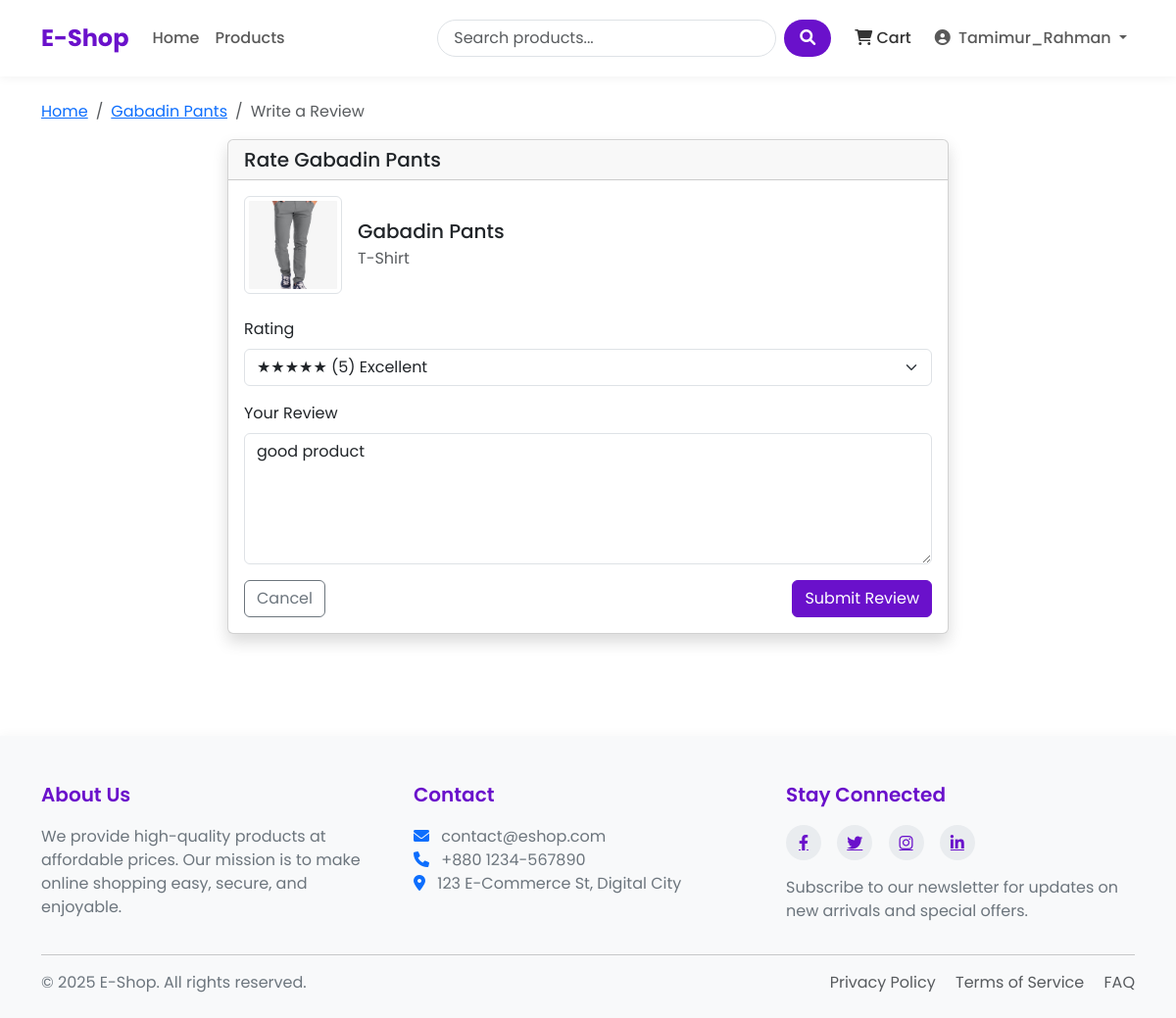
The app's page /rate/2/ (signed in) with its own data.
### shop/models.py (models this page shows, shortened)
class Product(models.Model):
    name = models.CharField(max_length=200)
    slug = models.SlugField(max_length=200,unique=True)
    category = models.ForeignKey(Category,on_delete=models.CASCADE,related_name='products')
    description = models.TextField()
    price = models.DecimalField(max_digits=10,decimal_places=2) #122.23
    stock = models.PositiveBigIntegerField(default=1)
    available = models.BooleanField(default=True)
    created = models.DateTimeField(auto_now_add=True)
    updated = models.DateTimeField(auto_now=True)
    image = models.ImageField(upload_to = 'products/%Y/%m/%d')

class Category(models.Model):
    name = models.CharField(max_length=100)
    slug = models.SlugField(max_length=100,unique=True,null=True,blank=True)
    description = models.TextField(blank=True)
    class Meta:
        verbose_name_plural = 'Categories'

class Rating(models.Model):
    product = models.ForeignKey(Product,on_delete=models.CASCADE, related_name='ratings')#product delete hoiye gele ratin gulo delete hoiye jabe
    user = models.ForeignKey(User,on_delete=models.CASCADE)
    rating = models.PositiveSmallIntegerField(validators = [MinValueValidator(1),MaxValueValidator(5)])
    comment = models.TextField()
    created = models.DateTimeField(auto_now_add=True)
    class Meta:
        unique_together = ('product','user')

### shop/views.py (the view)
# urls.py: path('rate/<int:product_id>/',views.rate_product,name='rate_product')
@login_required
def rate_product(request,product_id):
    product = get_object_or_404(models.Product,id=product_id)
    ordered_items = models.OrderItem.objects.filter(
        order__user = request.user,
        order__paid =True,
        product=product,
    )
    if not ordered_items.exists():
        messages.warning(request,'You can only rate products you have purchased')
        return redirect('shop:product_detail',slug=product.slug)
    try:
        rating = models.Rating.objects.get(product=product,user=request.user)
    except models.Rating.DoesNotExist:
        rating =None
    if request.method=='POST':
        form = RatingForms(request.POST,instance=rating)
        if form.is_valid():
            rating = form.save(commit=False)
            rating.product = product
            rating.user=request.user
            rating.save()
            return redirect('shop:product_detail',slug=product.slug)
    else:
        form = RatingForms(instance=rating)
    return render(request,'shop/rate_product.html',{
        'form':form,
        'product':product,
    })

### shop/forms.py
class RatingForms(forms.ModelForm):
    class Meta:
        model = Rating
        fields = ['rating','comment']
        widgets = {
            'rating':forms.Select(choices=[(i,i) for i in range(1,6)]),
            'comment':forms.Textarea(attrs={'rows':4})
        }

### shop/context_processors.py (called while the page is built)
def cart_items_count(request):
    if request.user.is_authenticated:
        try:
            cart = Cart.objects.get(user=request.user)
            return {'cart_items_count': cart.get_total_items()}
        except Cart.DoesNotExist:
            return {'cart_items_count':0}
    return {'cart_items_count':0}

### shop/models.py (called while the page is built)
    def get_total_items(self):
        qty = self.items.all()
        return sum(qty.quantity for qty in qty)

### templates/shop/rate_product.html (shortened to what this page needs)
{% extends 'base.html' %}
{% block content %}
<nav aria-label="breadcrumb">
    <ol class="breadcrumb">
        <li class="breadcrumb-item"><a href="{% url 'shop:home' %}">Home</a></li>
        <li class="breadcrumb-item"><a href="{% url 'shop:product_detail' product.slug %}">{{ product.name }}</a></li>
        <li class="breadcrumb-item active" aria-current="page">Write a Review</li>
    </ol>
</nav>
<div class="row justify-content-center">
    <div class="col-lg-8">
        <div class="card shadow">
            <div class="card-header">
                <h5 class="mb-0">Rate {{ product.name }}</h5>
            </div>
            <div class="card-body">
                <div class="d-flex align-items-center mb-4">
                    <div class="flex-shrink-0">
                        {% if product.image %}
                        <img src="{{ product.image.url }}" alt="{{ product.name }}"
                             class="img-thumbnail" style="width: 100px; height: 100px; object-fit: cover;">
                        {% else %}
                        <div class="bg-light text-center" style="width: 100px; height: 100px;">
                            <i class="fas fa-image fa-3x text-muted d-flex justify-content-center align-items-center h-100"></i>
                        </div>
                        {% endif %}
                    </div>
                    <div class="flex-grow-1 ms-3">
                        <h5 class="mb-1">{{ product.name }}</h5>
                        <p class="text-muted mb-0">{{ product.category.name }}</p>
                    </div>
                </div>
                <form method="post">
                    <div class="mb-3">
                        <label for="{{ form.rating.id_for_label }}" class="form-label">Rating</label>
                        <select class="form-select {% if form.rating.errors %}is-invalid{% endif %}"
                                id="{{ form.rating.id_for_label }}" name="{{ form.rating.html_name }}" required>
                            <option value="5" {% if form.rating.value == 5 %}selected{% endif %}>★★★★★ (5) Excellent</option>
                        </select>
                    </div>
                    <div class="mb-3">
                        <label for="{{ form.comment.id_for_label }}" class="form-label">Your Review</label>
                        <textarea class="form-control {% if form.comment.errors %}is-invalid{% endif %}"
                                  id="{{ form.comment.id_for_label }}" name="{{ form.comment.html_name }}" rows="5">{{ form.comment.value|default:'' }}</textarea>
                    </div>
                    <div class="d-flex justify-content-between">
                        <a href="{% url 'shop:product_detail' product.slug %}" class="btn btn-outline-secondary">Cancel</a>
                        <button type="submit" class="btn btn-primary">Submit Review</button>
                    </div>
                </form>
            </div>
        </div>
    </div>
</div>
{% endblock %}

### templates/base.html (shortened to what this page needs)
<!DOCTYPE html>
<html lang="en">
<head>
    <link href="https://cdn.jsdelivr.net/npm/bootstrap@5.3.0/dist/css/bootstrap.min.css" rel="stylesheet">
    <link rel="stylesheet" href="https://cdnjs.cloudflare.com/ajax/libs/font-awesome/6.0.0/css/all.min.css">
    {% load static %}
</head>
<body>
    <header>
        <nav class="navbar navbar-expand-lg navbar-light bg-white">
            <div class="container">
                <a class="navbar-brand" href="{% url 'shop:home' %}">E-Shop</a>
                <div class="collapse navbar-collapse" id="navbarNav">
                    <ul class="navbar-nav me-auto mb-2 mb-lg-0">
                        <li class="nav-item {% if request.path == '/' %}active{% endif %}">
                            <a class="nav-link" href="{% url 'shop:home' %}">Home</a>
                        </li>
                        <li class="nav-item {% if '/products/' in request.path %}active{% endif %}">
                            <a class="nav-link" href="{% url 'shop:product_list' %}">Products</a>
                        </li>
                    </ul>
                    <form class="d-flex search-box me-3" action="{% url 'shop:product_list' %}" method="get">
                        <input class="form-control search-input me-2" type="search" name="search" placeholder="Search products..." aria-label="Search">
                        <button class="btn search-btn" type="submit">
                            <i class="fas fa-search"></i>
                        </button>
                    </form>
                    <ul class="navbar-nav">
                        <li class="nav-item me-2">
                            <a class="nav-link cart-btn" href="{% url 'shop:cart_detail' %}">
                                <i class="fas fa-shopping-cart"></i> Cart
                            </a>
                        </li>
                        {% if user.is_authenticated %}
                            <li class="nav-item dropdown">
                                <a class="nav-link dropdown-toggle" href="#" id="navbarDropdown" role="button"
                                   data-bs-toggle="dropdown" aria-expanded="false">
                                    <i class="fas fa-user-circle me-1"></i> {{ user.username }}
                                </a>
                            </li>
                        {% endif %}
                    </ul>
                </div>
            </div>
        </nav>
    </header>
    <main class="container my-4">
        {% block content %}{% endblock %}
    </main>
    <footer>
        <div class="container">
            <div class="row">
                <div class="col-md-4 mb-4 mb-md-0">
                    <h5>About Us</h5>
                    <p>We provide high-quality products at affordable prices. Our mission is to make online shopping easy, secure, and enjoyable.</p>
                </div>
                <div class="col-md-4 mb-4 mb-md-0">
                    <h5>Contact</h5>
                    <p>
                        <i class="fas fa-envelope me-2 text-primary"></i> contact@eshop.com<br>
                        <i class="fas fa-phone me-2 text-primary"></i> +880 1234-567890<br>
                        <i class="fas fa-map-marker-alt me-2 text-primary"></i> 123 E-Commerce St, Digital City
                    </p>
                </div>
                <div class="col-md-4">
                    <h5>Stay Connected</h5>
                    <div class="social-icons mb-3">
                        <a href="#"><i class="fab fa-facebook-f"></i></a>
                        <a href="#"><i class="fab fa-twitter"></i></a>
                        <a href="#"><i class="fab fa-instagram"></i></a>
                        <a href="#"><i class="fab fa-linkedin-in"></i></a>
                    </div>
                    <p>Subscribe to our newsletter for updates on new arrivals and special offers.</p>
                </div>
            </div>
            <hr>
            <div class="row mt-3">
                <div class="col-md-6 mb-2 mb-md-0">
                    <p class="mb-0">&copy; {% now "Y" %} E-Shop. All rights reserved.</p>
                </div>
                <div class="col-md-6 text-md-end">
                    <p class="mb-0">
                        <a href="#" class="text-decoration-none me-3 text-muted">Privacy Policy</a>
                        <a href="#" class="text-decoration-none me-3 text-muted">Terms of Service</a>
                        <a href="#" class="text-decoration-none text-muted">FAQ</a>
                    </p>
                </div>
            </div>
        </div>
    </footer>
</body>
</html>

### templates/base.html (style rules this page uses)
:root { --primary-color: #6a11cb; --primary-dark: #5a0cb8; --primary-light: #7c4ddb; --secondary-color: #2575fc; --text-color: #333333; --text-light: #6c757d; --bg-light: #f8f9fa; --border-radius: 10px; --box-shadow: 0 5px 15px rgba(0,0,0,0.08); }
body { font-family: 'Poppins', sans-serif; color: var(--text-color); display: flex; flex-direction: column; min-height: 100vh; }
main { flex: 1; }
.navbar { padding: 1rem 0; box-shadow: 0 2px 10px rgba(0,0,0,0.05); }
.navbar-brand { font-weight: 700; font-size: 1.5rem; color: var(--primary-color); }
.nav-link { font-weight: 500; padding: 0.5rem 1rem; transition: all 0.3s ease; }
.search-box { position: relative; }
.search-input { border-radius: 50px; padding-left: 1rem; border: 1px solid #dee2e6; transition: all 0.3s ease; }
.search-btn { border-radius: 50px; background-color: var(--primary-color); color: white; padding: 0.375rem 1rem; border: none; }
.cart-btn { position: relative; padding: 0.5rem 1rem; color: var(--text-color); transition: all 0.3s ease; }
.btn-primary { background-color: var(--primary-color); border-color: var(--primary-color); }
footer { background-color: var(--bg-light); padding: 3rem 0 1.5rem; margin-top: 5rem; box-shadow: 0 -2px 10px rgba(0,0,0,0.03); }
footer h5 { font-weight: 600; margin-bottom: 1.2rem; color: var(--primary-color); }
footer p { color: var(--text-light); }
.social-icons a { display: inline-flex; align-items: center; justify-content: center; width: 36px; height: 36px; background-color: #e9ecef; color: var(--primary-color); border-radius: 50%; margin-right: 0.75rem; transition: all 0.3s ease; }

### records on screen
Product: name "Gabadin Pants", image (picture), category.name "T-Shirt"
Rating: comment "good product"

### other values on screen
{{ user.username }} "Tamimur_Rahman"
